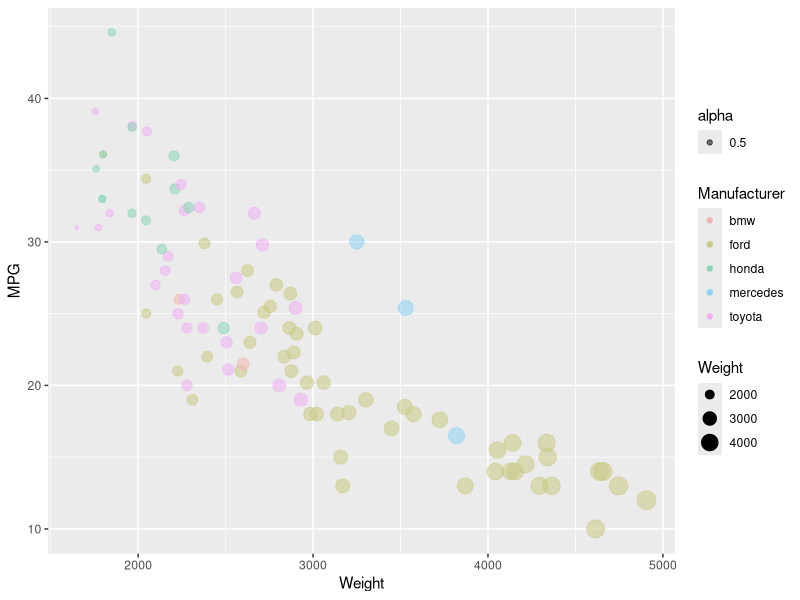

R code for this plot:

#install.packages("tidyverse")
#install.packages("ggplot2")
library(tidyverse)
library(ggplot2)

csv_data <- read.csv("../cars-sample.csv",
                     stringsAsFactors = FALSE)

ggplot(data = csv_data, mapping = aes(x = Weight, y = MPG, color = Manufacturer, size = Weight, alpha = 0.5))+
  geom_point()+
  scale_color_manual(values = c("bmw" = "#f2b6b2",
                                "ford" = "#c8c984",
                                "honda" = "#8cd6b7",
                                "mercedes" = "#8ed1f4",
                                "toyota" = "#eeb0f2"))



